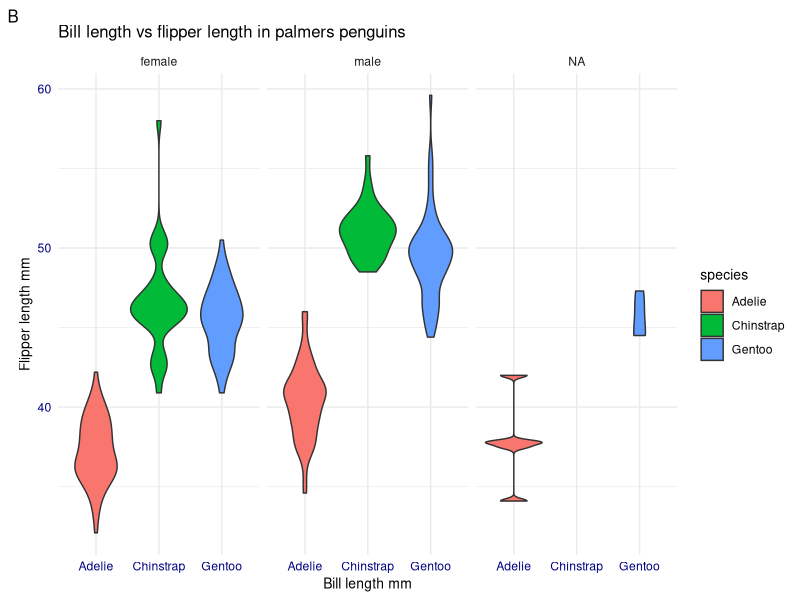
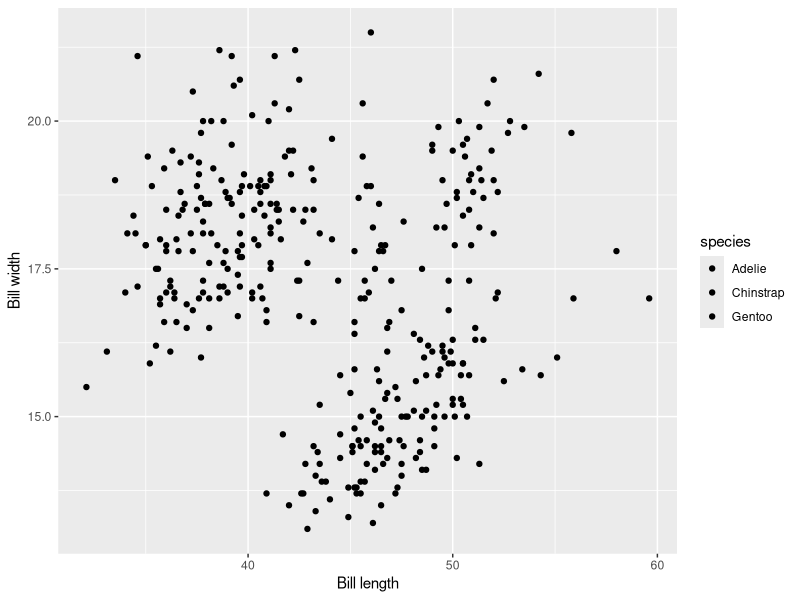

Write the R code that produced these figures, in order.
library(palmerpenguins)
library(tidyverse)
ggplot(penguins, aes(x = species, y = bill_length_mm, fill = species)) + 
  geom_violin() + 
  scale_color_viridis_d() +
  labs(
    x = "Bill length mm",
    y = "Flipper length mm",
    title = "Bill length vs flipper length in palmers penguins",
    tag = "B"
  ) +
  facet_wrap(facets = vars(sex)) +
  theme_minimal() +
  theme(title = element_text(size = 10),
        axis.title = element_text(size = 10),
        axis.text = element_text(colour = "navy"))

ggplot(penguins, aes(x = bill_length_mm, y = bill_depth_mm, fill = species)) +
  geom_point() +
  labs(x = "Bill length", y = "Bill width")

## Mean of body mass in adelie
filter(penguins, species == "Adelie") |> 
  group_by(sex) |>
  summarise(mean_body_mass = mean(body_mass_g))

#edited
